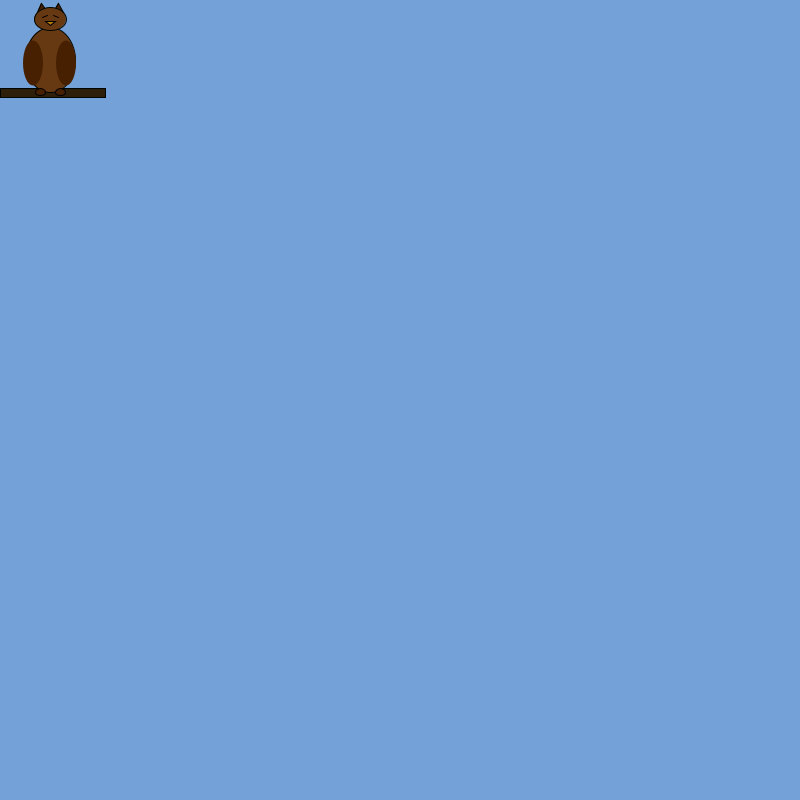
Frame 1 (no input)
Frame 60 (the mouse pressed at the canvas centre just before this capture): identical to frame 1, image omitted
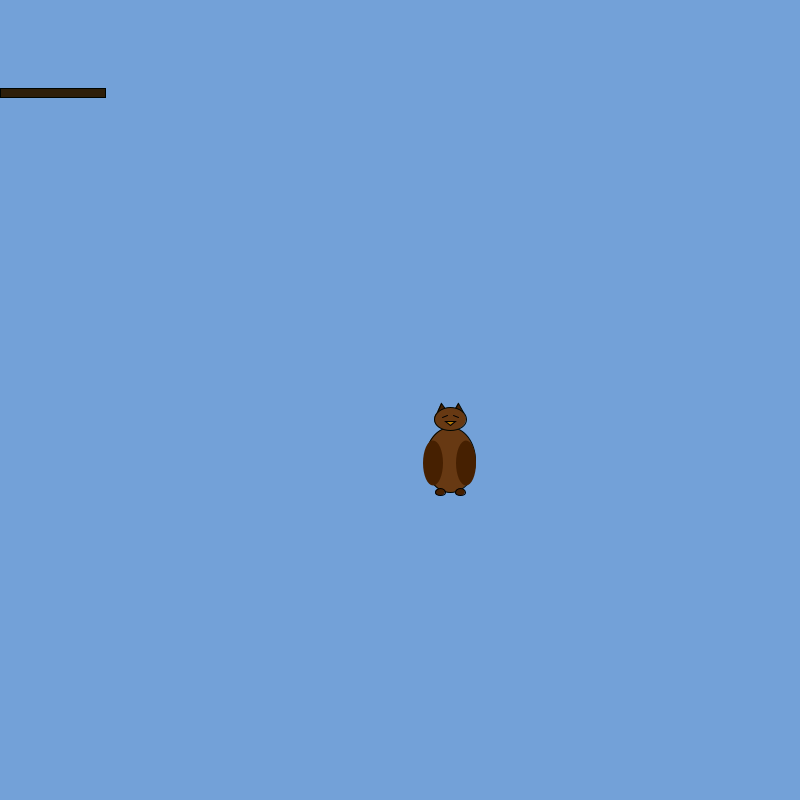
Frame 120 (the mouse held since frame 60 and released just before this capture)

The Processing sketch that drew these frames (run headless with seeded random() and noise(); from frame 60 on, the mouse is pressed at the canvas centre):

// Processing sketch: processing_86128
// ── processing_86128.pde

void setup(){

  size(800,800);
}
 
void draw(){ 
float alpha = mouseX;
float beta = mouseY;
  
background(115,161,216);
stroke(0,5,0);
//TWIG//
fill(46,31,10);
rect(00, 88, 105, 9);
 
 
//BODY//
fill(103,57,19);
//owl-body//
ellipse(alpha+50, beta+60, 50, 65);
 
//EARS//
fill(70,32,1);
//owl-ear-right//
triangle(alpha+41, beta+3, alpha+37, beta+12, alpha+46, beta+10);
//owl-ear-left//
triangle(alpha+58, beta+3, alpha+54, beta+10, alpha+63, beta+12);
 
 
//HEAD//
fill(103,57,19);
//owl-head//
ellipse(alpha+50, beta+19, 32, 23);
 
//owl-eyes//
stroke(0,0,0);
line(alpha+42, beta+17, alpha+47, beta+15);
line(alpha+53, beta+15, alpha+58, beta+17);
 
//what we in swedish call "näbb"//
fill(183,124,6);
triangle(alpha+50, beta+25, alpha+45, beta+21, alpha+55, beta+21);
 
 
//FEET//
fill(70,32,1);
//owl-feet//
ellipse(alpha+40, beta+92, 10, 7);
ellipse(alpha+60, beta+92, 10, 7);
 
 
//WINGS//
noStroke();
fill(70,32,1);
//owl-wing-right//
ellipse(alpha+33, beta+63, 20, 45);
 
//owl-wing-right//
ellipse(alpha+66, beta+63, 20, 45);

}
